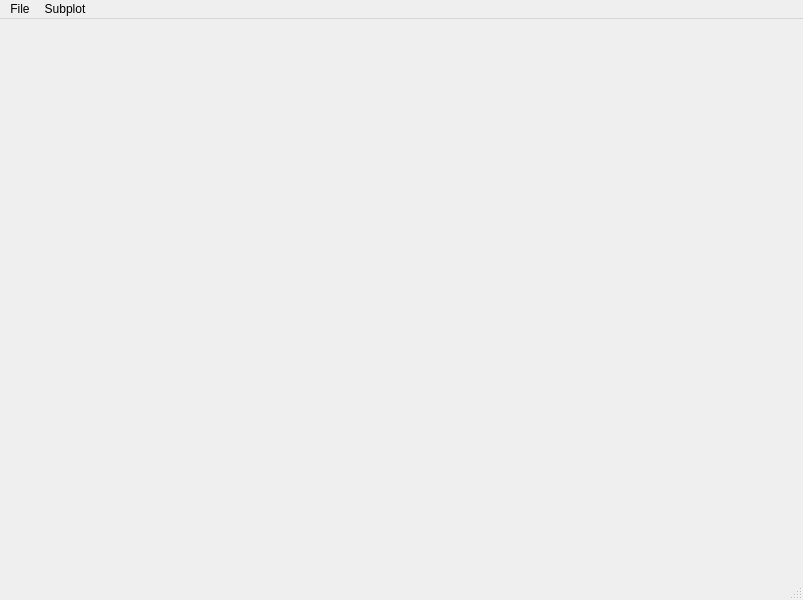
<?xml version="1.0" encoding="UTF-8"?>
<ui version="4.0">
 <class>MainWindow</class>
 <widget class="QMainWindow" name="MainWindow">
  <property name="geometry">
   <rect>
    <x>0</x>
    <y>0</y>
    <width>803</width>
    <height>600</height>
   </rect>
  </property>
  <property name="windowTitle">
   <string>MainWindow</string>
  </property>
  <widget class="QWidget" name="centralwidget">
   <layout class="QGridLayout" name="gridLayout">
    <item row="0" column="0">
     <widget class="MplWidget" name="MplWidget" native="true">
      <property name="sizePolicy">
       <sizepolicy hsizetype="Ignored" vsizetype="Ignored">
        <horstretch>0</horstretch>
        <verstretch>0</verstretch>
       </sizepolicy>
      </property>
     </widget>
    </item>
   </layout>
  </widget>
  <widget class="QMenuBar" name="menubar">
   <property name="geometry">
    <rect>
     <x>0</x>
     <y>0</y>
     <width>803</width>
     <height>21</height>
    </rect>
   </property>
   <widget class="QMenu" name="menuFile">
    <property name="title">
     <string>File</string>
    </property>
    <addaction name="actionDesconectar"/>
   </widget>
   <widget class="QMenu" name="menuSubplot">
    <property name="title">
     <string>Subplot</string>
    </property>
    <addaction name="actionAtivar"/>
    <addaction name="separator"/>
    <addaction name="actionPlot_2"/>
    <addaction name="actionPlot_3"/>
   </widget>
   <addaction name="menuFile"/>
   <addaction name="menuSubplot"/>
  </widget>
  <widget class="QStatusBar" name="statusbar"/>
  <action name="actionGrafico1_SG">
   <property name="checkable">
    <bool>true</bool>
   </property>
   <property name="checked">
    <bool>true</bool>
   </property>
   <property name="enabled">
    <bool>true</bool>
   </property>
   <property name="text">
    <string>Gráfico 1 (padrão)</string>
   </property>
  </action>
  <action name="actionGrafico2_SG">
   <property name="checkable">
    <bool>true</bool>
   </property>
   <property name="text">
    <string>Gráfico 2</string>
   </property>
  </action>
  <action name="actionGrafico3_SG">
   <property name="checkable">
    <bool>true</bool>
   </property>
   <property name="text">
    <string>Gráfico 3</string>
   </property>
  </action>
  <action name="actionGrafico1_T">
   <property name="checkable">
    <bool>true</bool>
   </property>
   <property name="checked">
    <bool>true</bool>
   </property>
   <property name="text">
    <string>Gráfico 1 (padrão)</string>
   </property>
  </action>
  <action name="actionGrafico2_T">
   <property name="checkable">
    <bool>true</bool>
   </property>
   <property name="text">
    <string>Gráfico 2</string>
   </property>
  </action>
  <action name="actionGrafico3_T">
   <property name="checkable">
    <bool>true</bool>
   </property>
   <property name="text">
    <string>Gráfico 3</string>
   </property>
  </action>
  <action name="actionGrafico1_A">
   <property name="checkable">
    <bool>true</bool>
   </property>
   <property name="checked">
    <bool>true</bool>
   </property>
   <property name="text">
    <string>Gráfico 1</string>
   </property>
  </action>
  <action name="actionGrafico2_A">
   <property name="checkable">
    <bool>true</bool>
   </property>
   <property name="text">
    <string>Gráfico 2 (padrão)</string>
   </property>
  </action>
  <action name="actionGrafico3_A">
   <property name="checkable">
    <bool>true</bool>
   </property>
   <property name="text">
    <string>Gráfico 3</string>
   </property>
  </action>
  <action name="actionAtivar">
   <property name="checkable">
    <bool>true</bool>
   </property>
   <property name="text">
    <string>Ativar</string>
   </property>
  </action>
  <action name="actionDesativar">
   <property name="checkable">
    <bool>true</bool>
   </property>
   <property name="checked">
    <bool>true</bool>
   </property>
   <property name="text">
    <string>Desativar</string>
   </property>
  </action>
  <action name="actionDescartar_SG">
   <property name="checkable">
    <bool>true</bool>
   </property>
   <property name="text">
    <string>Descartar</string>
   </property>
  </action>
  <action name="actionDescartar_T">
   <property name="checkable">
    <bool>true</bool>
   </property>
   <property name="text">
    <string>Descartar</string>
   </property>
  </action>
  <action name="actionDescartar_A">
   <property name="checkable">
    <bool>true</bool>
   </property>
   <property name="text">
    <string>Descartar</string>
   </property>
  </action>
  <action name="actionX_AXIS">
   <property name="checkable">
    <bool>true</bool>
   </property>
   <property name="checked">
    <bool>true</bool>
   </property>
   <property name="text">
    <string>X_AXIS</string>
   </property>
  </action>
  <action name="actionY_AXIS">
   <property name="checkable">
    <bool>true</bool>
   </property>
   <property name="text">
    <string>Y_AXIS</string>
   </property>
  </action>
  <action name="actionZ_AXIS">
   <property name="checkable">
    <bool>true</bool>
   </property>
   <property name="text">
    <string>Z_AXIS</string>
   </property>
  </action>
  <action name="actionPLOT2">
   <property name="text">
    <string>PLOT2</string>
   </property>
  </action>
  <action name="actionPLOT3">
   <property name="text">
    <string>PLOT3</string>
   </property>
  </action>
  <action name="actionplot_2">
   <property name="text">
    <string>plot_2</string>
   </property>
  </action>
  <action name="actionplot_3">
   <property name="text">
    <string>plot_3</string>
   </property>
  </action>
  <action name="actionPlot_2">
   <property name="text">
    <string>Plot_2</string>
   </property>
  </action>
  <action name="actionPlot_3">
   <property name="text">
    <string>Plot_3</string>
   </property>
  </action>
  <action name="actionDesconectar">
   <property name="text">
    <string>Desconectar</string>
   </property>
  </action>
 </widget>
 <customwidgets>
  <customwidget>
   <class>MplWidget</class>
   <extends>QWidget</extends>
   <header>mplwidget.h</header>
   <container>1</container>
  </customwidget>
 </customwidgets>
 <resources/>
 <connections/>
</ui>
